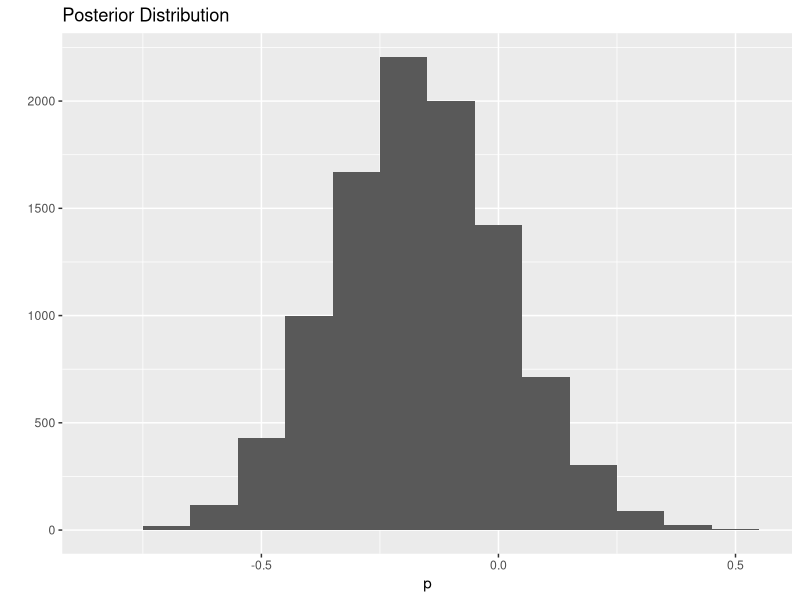

Write the R code that produced this figure.
### Figure 24.1  
### 
library(ggplot2)
x = 8
y = 6
n = 10
m = 10

N = 10000
p1 = rbeta(N,x+1,n-x+1)
p2 = rbeta(N,y+1,m-y+1)

diff=p2-p1

diff.mean <- mean(diff)

#posterior 95% Interval
lower <- quantile(diff, .025)
upper <- quantile(diff, .975)

qplot(diff, geom="histogram", binwidth=.1, 
      main = "Posterior Distribution",
      xlab = "p"
)








